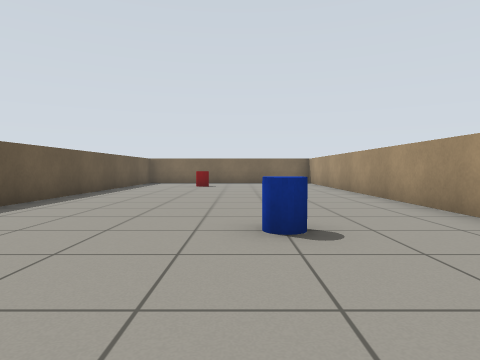
[1] (above)

19 first-person views from a walk through a robot-simulator world made for Gazebo. The camera is 0.69 m above the floor, tilts 2° down and sees 75° across. The floor is counted in squares, 1 m on a side. Each view is taken from the middle of a square. On the plan, view 1 faces up. The plan holds only what a view shows up to about 10 squares ahead; the rest is blank.

[2]
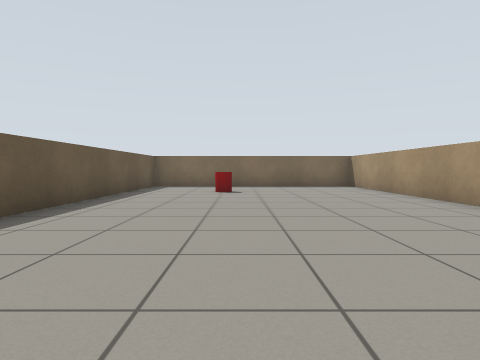

[3]
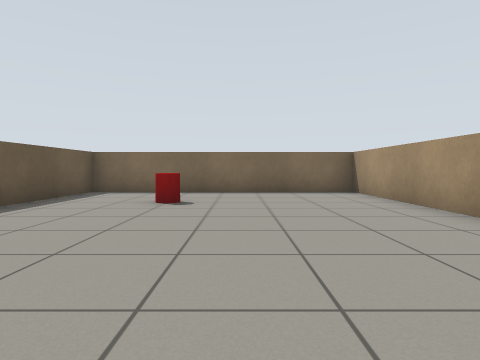

[4]
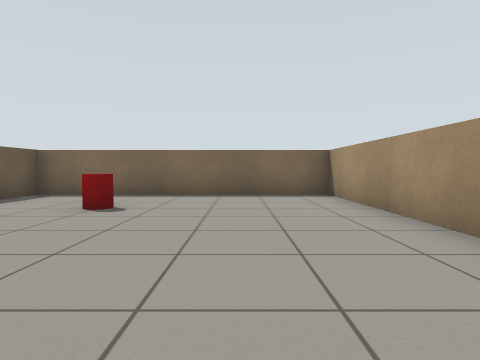

[5]
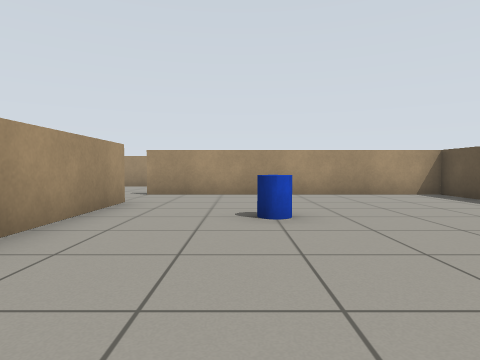

[6]
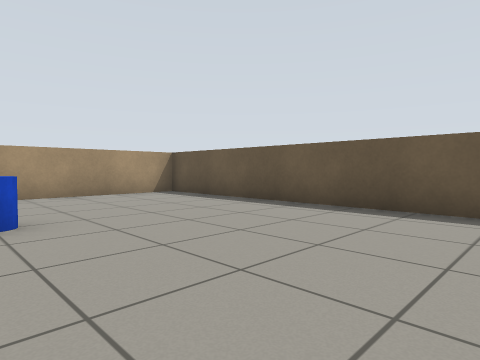

[7]
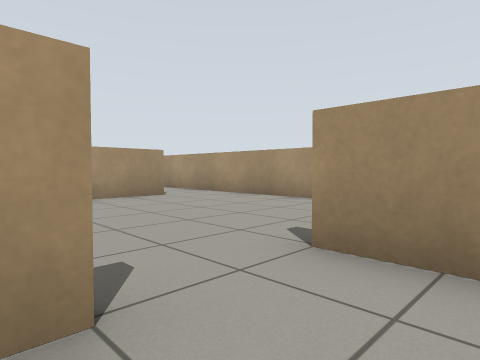

[8]
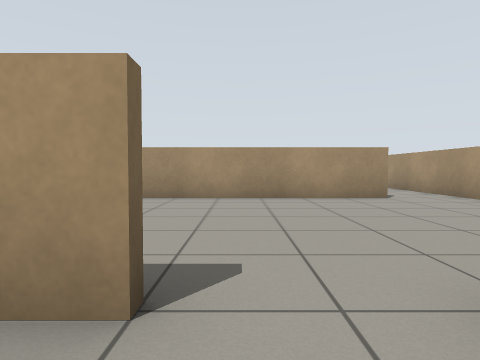

[9]
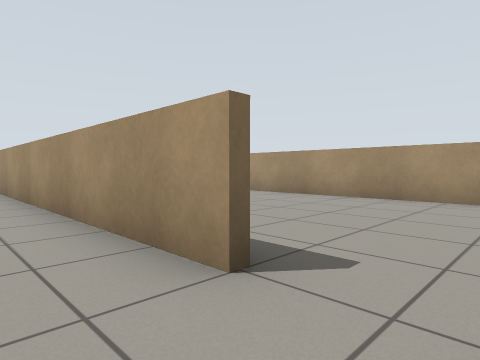

[10]
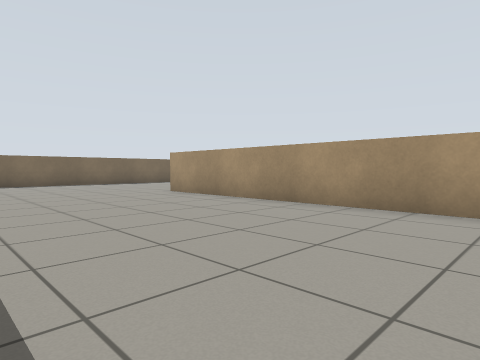

[11]
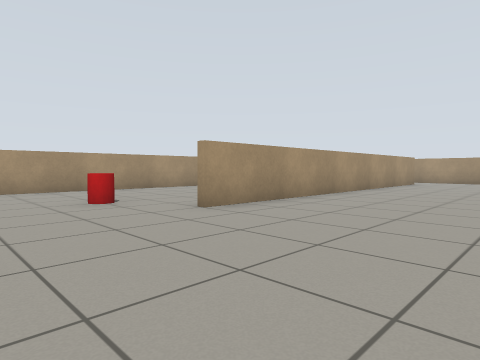

[12]
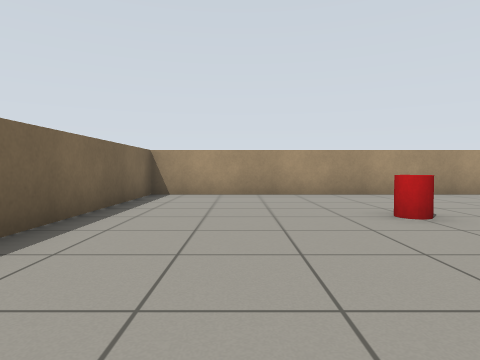

[13]
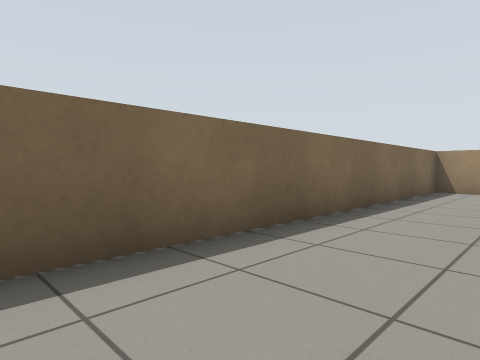

[14]
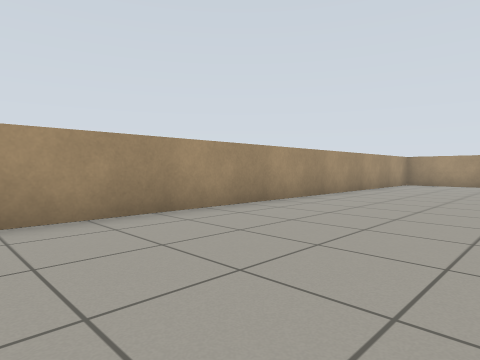

[15]
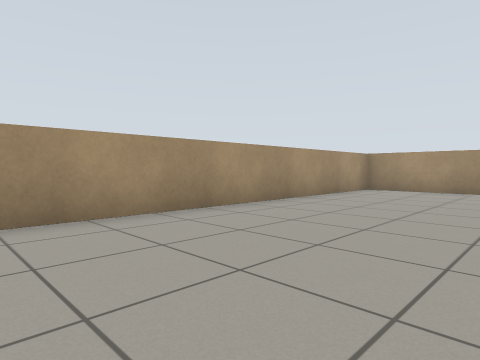

[16]
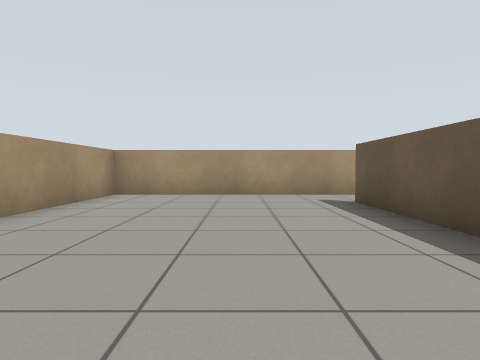

[17]
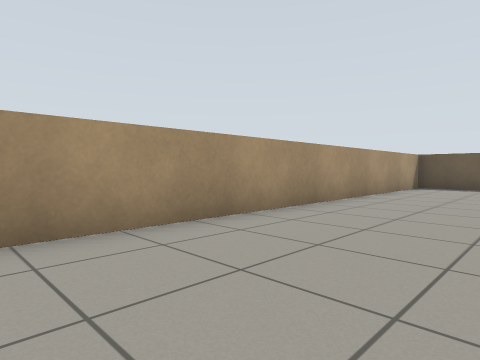

[18]
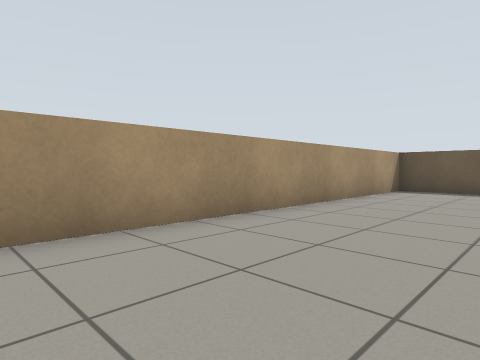

[19]
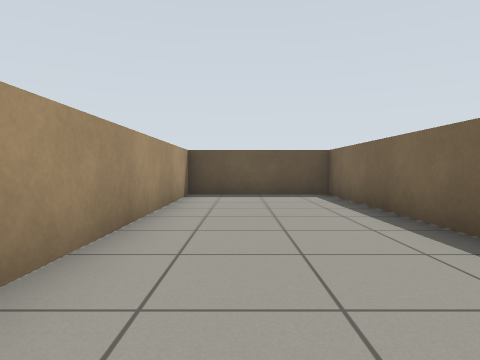

### Floor plan
Ten units are one square. View 1 is at (0, 0); x grows to the right and y downward. Boxes are objects, and circles mark ways between rooms. Rooms are numbered by the first view taken in them; rooms with no view inside come last. Other rooms are left out.
<svg viewBox="-50 -159 209 208">
<path fill="none" stroke="#000" d="M34 -14 34 -154 -44 -154 -44 9M-45 4 25 4M96 -10 96 25M94 26 94 -95M25 4 35 4M10 6 -44 6M-44 9 -44 44 154 44 154 -154 52 -154"/>
<rect x="-15" y="-135" width="10" height="20" fill="#bbb"><title>red cylinder</title></rect>
<rect x="5" y="-45" width="10" height="20" fill="#bbb"><title>blue cylinder</title></rect>
<rect x="115" y="-115" width="10" height="20" fill="#bbb"><title>red cylinder</title></rect>
<circle cx="25" cy="-5" r="3" fill="#2a7"/>
<text x="-10" y="-80">1</text>
<text x="90" y="-50">2</text>
</svg>
Room 1 opens to room 2.

Where each view was taken, in squares from view 1:
view 1: 0 up, 0 right, facing up
view 2: 3 up, 1 left, facing up
view 3: 6 up, 0 right, facing up
view 4: 7 up, 1 right, facing up
view 5: 8 up, 1 right, facing down
view 6: 8 up, 1 right, facing down-left
view 7: 2 up, 2 right, facing down-right
view 8: 1 up, 2 right, facing right
view 9: 0 up, 2 right, facing up-right
view 10: 1 up, 4 right, facing up-right
view 11: 13 up, 5 right, facing down-right
view 12: 13 up, 7 right, facing right
view 13: 13 up, 5 right, facing up-right
view 14: 10 up, 11 right, facing down-right
view 15: 6 up, 11 right, facing down-right
view 16: 4 up, 12 right, facing down
view 17: 1 down, 8 right, facing down-left
view 18: 1 down, 6 right, facing down-left
view 19: 3 down, 4 right, facing left
